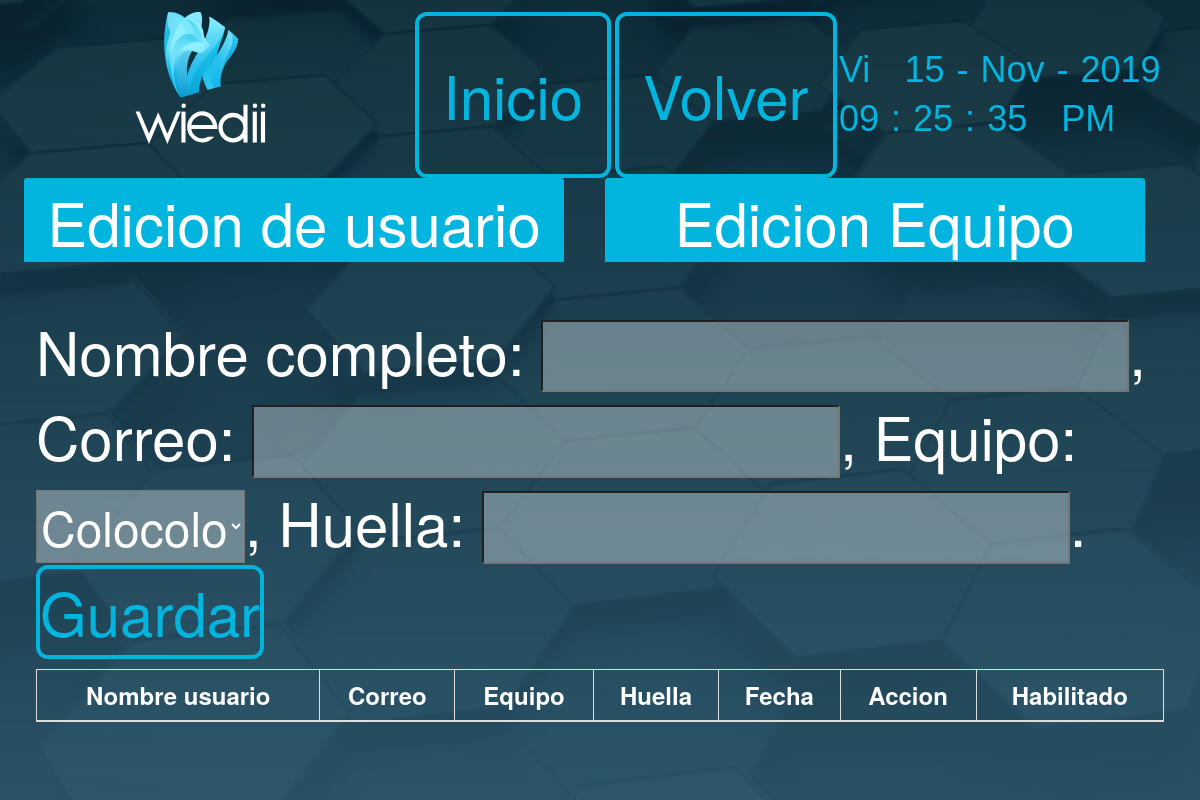
The page /include/admuse.php on the database as committed earlier.
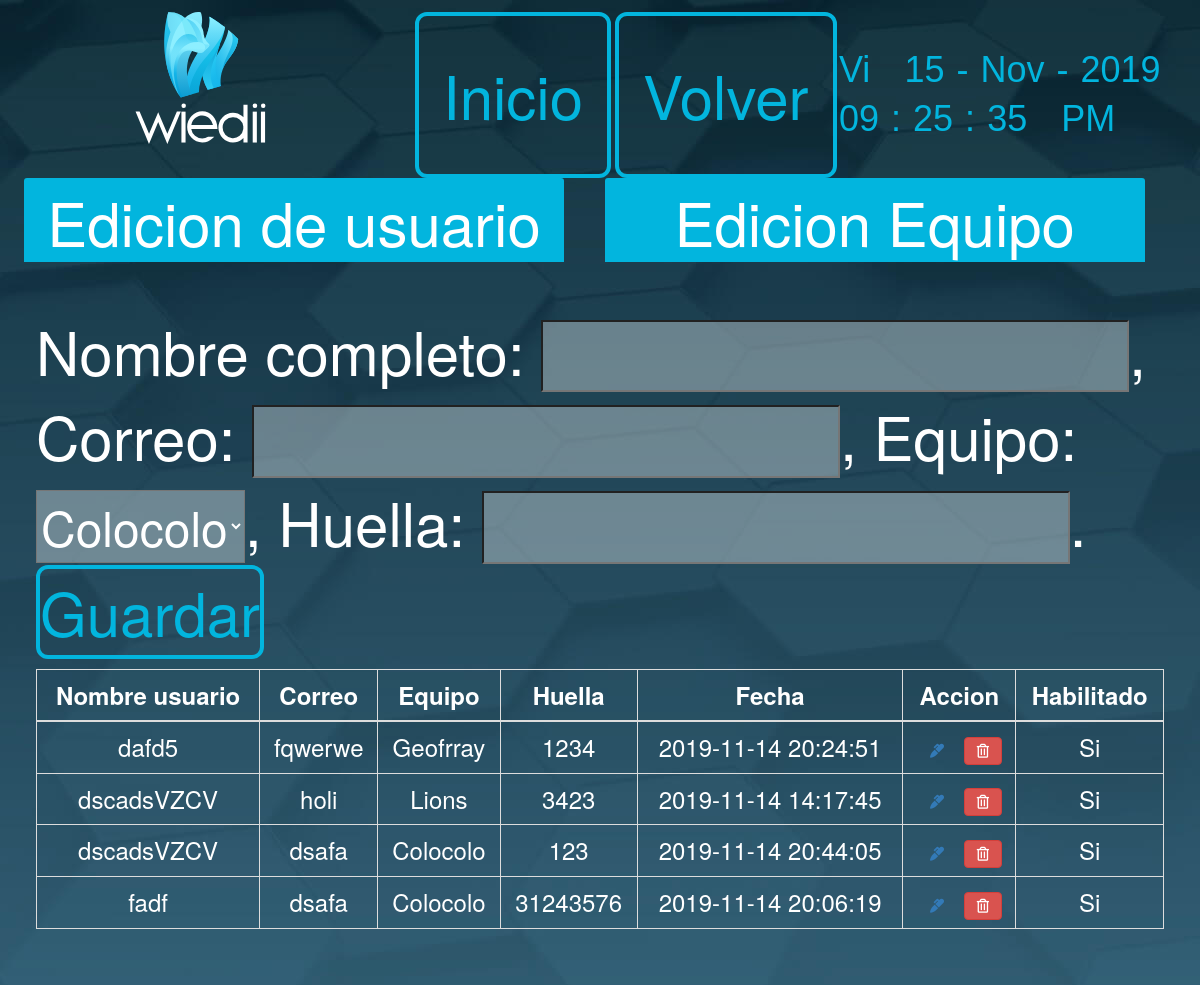
The same page on the database as committed later.
### tables this page shows
CREATE TABLE `usuarios` (
  `id` int(11) NOT NULL,
  `nombre_usu` varchar(255) DEFAULT NULL,
  `huella` varchar(255) NOT NULL,
  `contraseña` varchar(255) NOT NULL,
  `Id_equipo` int(11) NOT NULL,
  `correo` varchar(255) NOT NULL,
  `fecha` timestamp NOT NULL DEFAULT CURRENT_TIMESTAMP,
  `estado` char(2) NOT NULL,
  `admin` char(2) NOT NULL
);

CREATE TABLE `equipos` (
  `Id_equipo` int(11) NOT NULL,
  `nombre_equipo` varchar(255) NOT NULL,
  `hora_entrada` time NOT NULL,
  `hora_salida` time NOT NULL
);

### include/admuse.php (the view, shortened to what this page needs)
<?php include "header.php"; ?>
<div class="tabs-wrapper ">
        <label for="tab1" class="label-1 "><h3>Edicion de usuario</h3></label>
        <label for="tab2" class="label-2 "><h3>Edicion Equipo</h3></label>
  <div class="tab-body-wrapper">
  <form action="save_task.php" method="post">
    <div id="tab-body-1" class="tab-body">
      <p>Nombre completo: <input type="text" name="nombrenuevo" id="nombrenuevo">, Correo:
        <input type="text" name="correonuevo" id="correonuevo">, Equipo:
        <select class="custom-select" name="teams" id="teams">
        <?php include "equipos.php"; ?>
        </select>, Huella: <input type="text" name="huellanuevo" id="huellanuevo">.
        <input type="submit" class="bguarda btn" name='guardar_persona' value="Guardar">
        </p>
        <table class="table table-bordered" style="font-size: 2vw;"id="tablausu">
        <thead>
          <tr>
            <th>Nombre usuario</th>
            <th>Correo</th>
            <th>Equipo</th>
            <th>Huella</th>
            <th>Fecha</th>
            <th>Accion</th>
            <th>Habilitado</th>
          </tr>
        </thead>
        <tbody>
          <?php
              $query = "SELECT * FROM usuarios u, equipos e
              where u.Id_equipo=e.Id_equipo ORDER BY estado DESC, nombre_usu ASC";
              $result_tasks = mysqli_query($conn, $query);
              while($row = mysqli_fetch_assoc($result_tasks)) { ?>
                  <tr style="text-align-last: center;">
                    <td><?php echo $row['nombre_usu'];?></td>
                    <td><?php echo $row['correo']; ?></td>
                    <td><?php echo $row['nombre_equipo']; ?></td>
                    <td><?php echo $row['huella']; ?></td>
                    <td><?php echo $row['fecha']; ?></td>
                    <td>
              <a href="edit.php?id=<?php echo $row['id']?>" class="btn btn-secondary">
                <i class="fas fa-marker"></i>
              </a>
              <a href="delete_task.php?id=<?php echo $row['id']?>" class="btn btn-danger">
                <i class="far fa-trash-alt"></i>
              </a>
            </td>
                    <td><?php echo $row['estado']; ?></td>
                    </tr>
              <?php } ?>
        </tbody>
      </table>
    </div></form>
    </div>
    </div>
<?php include "footer.php"; ?>

### include/header.php (shortened to what this page needs)
<html lang="es">
<head>
    <link rel="stylesheet" href="../css/bootstrap.min.css">
    <link rel="stylesheet" href="../css/style.css">
    <link rel="stylesheet" href="https://use.fontawesome.com/releases/v5.6.3/css/all.css"
>
    <div class="row, cabecera">
        <div class="col-xs-4 col-md-4"><img src="../img/verticalwiedii.svg" alt="" class="imgwiedii"></div>
        <div class="col-xs-2 col-md-2"><a href="../index.php">
        <button class="binh" type="button" class="" >Inicio</button></a></div>
        <div class="col-xs-2 col-md-2"><a href="javascript:window.history.back();">
        <button class="binh" type="button" class="">Volver</button></a></div>
        <div class="col-xs-3 col-md-2"><?php include "reloj.php"?></div>
    </div>
</head>
<body background="../img/fondo1.jpeg">

### include/reloj.php
<div class="contenedor">
  <div class="widget">
    <table class="fecha">
      <tr>
        <td>
          <p id="diaSemana" class="diaSemana"></p>
        </td>
        <td>
          <p>&nbsp</p>
        </td>
        <td>
          <p id="dia" class="dia"></p>
        </td>
        <td>
          <p>-</p>
        </td>
        <td>
          <p id="mes" class="mes"></p>
        </td>
        <td>
          <p>-</p>
        </td>
        <td>
          <p id="anio" class="anio"></p>
        </td>
      </tr>
    </table>
    <table class="reloj">
      <tr>
        <td>
          <p id="horas" class="horas"></p>
        </td>
        <td>
          <p>:</p>
        </td>
        <td>
          <p id="minutos" class="minutos"></p>
        </td>
        <td>
          <p>:</p>
        </td>
        <td>
          <p id="segundos"></p>
        </td>
        <td>
          <p>&nbsp</p>
        </td>
        <td>
          <p id="ampm"></p>
        </td>
      </tr>
    </table>
  </div>
</div>

### include/equipos.php (shortened to what this page needs)
<option value="1">Colocolo</option>

### include/footer.php (shortened to what this page needs)
</body>
</html>

### css/style.css (style rules this page uses)
body { font-family: "Helvetica Neue", Helvetica, Arial, sans-serif; font-size: 5vw; line-height: 1.42857143; color: white; }
.cabecera { width: 100%; height: auto; margin-left: 0px; text-align: center; }
.imgwiedii { width: 50%; height: 11vw; margin-top: 1vw; }
.binh { margin-top: 1vw; background-color: transparent; border: 4px solid rgb(2, 181, 222); color: rgb(2, 181, 222); padding: 3vw 2vw; text-align: center; text-decoration: none; display: inline-block; font-size: 5vw; border-radius: 12px; }
.bguarda { margin-top: 0vw; background-color: transparent; border: 4px solid rgb(2, 181, 222); color: rgb(2, 181, 222); padding: 0vw 0vw; text-align: center; text-decoration: none; display: inline-block; font-size: 5vw; border-radius: 12px; }
* { margin: 0; padding: 0; box-sizing: border-box; }
.contenedor { width: 5vw; height: 10vw; position: absolute; max-width: 10vw; margin: auto; background: transparent; }
.widget { width: 2vw; height: 2vw; position: absolute; top: 0; bottom: 0; left: 0; right: 0; margin: auto; }
.widget p { display: inline-block; line-height: 2vw; margin: 10 6 10px; color: rgb(2, 181, 222); }
.fecha { font-family: arial; text-align: start; font-size: 3vw; margin-bottom: 5px; background: transparent; padding: 1vw; width: 2vw; }
.reloj { font-family: Arial, "Helvetica Neue", Helvetica, sans-serif; width: 2vw; padding: 1vw; font-size: 3vw; text-align: start; background: transparent; }
input { background-color: rgba(238, 244, 245, 0.363); color: white; }
::placeholder { color: white; opacity: 1; }
.h1, .h2, .h3, h1, h2, h3 { margin-top: 10px; margin-bottom: 10px; }
.h3, h3 { font-size: 5vw; }
.col-md-1, .col-md-10, .col-md-11, .col-md-12, .col-md-2, .col-md-3, .col-md-4, .col-md-5, .col-md-6, .col-md-7, .col-md-8, .col-md-9 { text-align: center; }
.col-xs-1, .col-xs-10, .col-xs-11, .col-xs-12, .col-xs-2, .col-xs-3, .col-xs-4, .col-xs-5, .col-xs-6, .col-xs-7, .col-xs-8, .col-xs-9 { text-align: center; }
.tabs-wrapper { margin: 0% 0% 0 00%; }
.tabs-wrapper label { transition: background 0.4s ease-in-out, height 0.2s linear; display: inline-block; cursor: pointer; color: #dbdbd3; width: 50vw; height: 7vw; border-top-left-radius: 3px; border-top-right-radius: 3px; background: #525252; font-size: 2vw; text-align: center; line-height: 0em; }
label.label-1 { background-color: rgb(2, 181, 222); color: white; }
label.label-2 { background-color: rgb(2, 181, 222); color: white; }
.tabs-wrapper label:last-of-type { border-bottom: none; }
.tab-body { position: absolute; opacity: 0; padding: 3vw; -webkit-transform: scale(0); -moz-transform: scale(0); -ms-transform: scale(0); -o-transform: scale(0); transform: scale(0); }
.tab-body-wrapper { background: transparent; border-top: transparent 5px solid; border-bottom-right-radius: 0px; border-bottom-left-radius: 0px; border-top-right-radius: 0px; }
#tab1:checked ~ .tab-body-wrapper #tab-body-1, #tab2:checked ~ .tab-body-wrapper #tab-body-2 { position: relative; opacity: 1; -webkit-transition: all 0s ease-in-out; -moz-transition: all 0s ease-in-out; -ms-transition: all 0s ease-in-out; -o-transition: all 0s ease-in-out; transition: all 0s ease-in-out; -webkit-transform: scale(1); -moz-transform: scale(1); -ms-transform: scale(1); -o-transform: scale(1); transform: scale(1); }
label { max-width: 45%; margin-left: 2vw; }
button, input, optgroup, select, textarea { color: white; background-color: rgba(238, 244, 245, 0.363); font-size: 4vw; font-size-adjust: none; }
.table > caption + thead > tr:first-child > td, .table > caption + thead > tr:first-child > th, .table > colgroup + thead > tr:first-child > td, .table > colgroup + thead > tr:first-child > th, .table > thead:first-child > tr:first-child > td, .table > thead:first-child > tr:first-child > th { text-align: center; text-align-last: center; }

Rows that differ between the two databases and show on the page:
added usuarios: nombre_usu "dafd5", correo "fqwerwe", Id_equipo.nombre_equipo "Geofrray", huella "1234", fecha "2019-11-14 20:24:51", estado "Si"
added usuarios: nombre_usu "dscadsVZCV", correo "holi", Id_equipo.nombre_equipo "Lions", huella "3423", fecha "2019-11-14 14:17:45", estado "Si"
added usuarios: nombre_usu "dscadsVZCV", correo "dsafa", Id_equipo.nombre_equipo "Colocolo", huella "123", fecha "2019-11-14 20:44:05", estado "Si"
added usuarios: nombre_usu "fadf", correo "dsafa", Id_equipo.nombre_equipo "Colocolo", huella "31243576", fecha "2019-11-14 20:06:19", estado "Si"
